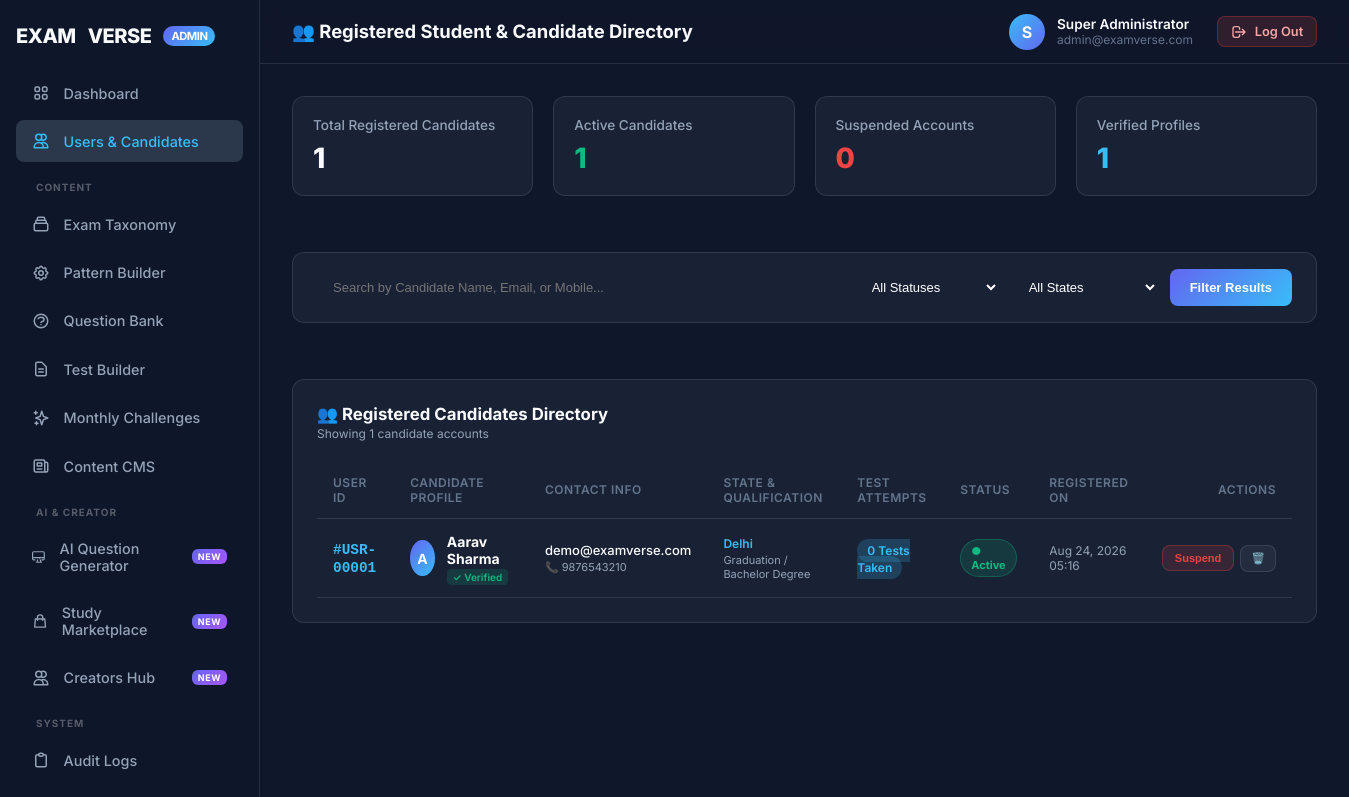
Page /admin/index.php?page=users (signed in) on the committed database.
### tables this page shows
CREATE TABLE IF NOT EXISTS `users` (
    `id` INT AUTO_INCREMENT PRIMARY KEY,
    `full_name` VARCHAR(150) NOT NULL,
    `email` VARCHAR(150) NOT NULL UNIQUE,
    `mobile` VARCHAR(20) NOT NULL UNIQUE,
    `password_hash` VARCHAR(255) NOT NULL,
    `state_id` INT NULL,
    `qualification_id` INT NULL,
    `is_verified` TINYINT(1) DEFAULT 0,
    `status` ENUM('active', 'suspended', 'pending') DEFAULT 'active',
    `created_at` TIMESTAMP DEFAULT CURRENT_TIMESTAMP,
    `updated_at` TIMESTAMP DEFAULT CURRENT_TIMESTAMP ON UPDATE CURRENT_TIMESTAMP,
    FOREIGN KEY (`state_id`) REFERENCES `states`(`id`) ON DELETE SET NULL,
    FOREIGN KEY (`qualification_id`) REFERENCES `qualifications`(`id`) ON DELETE SET NULL
);

CREATE TABLE IF NOT EXISTS `states` (
    `id` INT AUTO_INCREMENT PRIMARY KEY,
    `code` VARCHAR(10) NOT NULL UNIQUE,
    `name` VARCHAR(100) NOT NULL,
    `created_at` TIMESTAMP DEFAULT CURRENT_TIMESTAMP
);

CREATE TABLE IF NOT EXISTS `qualifications` (
    `id` INT AUTO_INCREMENT PRIMARY KEY,
    `code` VARCHAR(50) NOT NULL UNIQUE,
    `name` VARCHAR(100) NOT NULL,
    `created_at` TIMESTAMP DEFAULT CURRENT_TIMESTAMP
);

### admin/pages/users.php (the view, shortened to what this page needs)
<?php
$db = Database::getConnection();
$search = isset($_GET['search']) ? trim($_GET['search']) : '';
$totalUsers = $db->query("SELECT COUNT(*) FROM users")->fetchColumn();
$activeUsers = $db->query("SELECT COUNT(*) FROM users WHERE status = 'active'")->fetchColumn();
$suspendedUsers = $db->query("SELECT COUNT(*) FROM users WHERE status = 'suspended'")->fetchColumn();
$verifiedUsers = $db->query("SELECT COUNT(*) FROM users WHERE is_verified = 1")->fetchColumn();
$params = [];
$whereSql = '';
$sql = "
    SELECT u.*,
           s.name as state_name,
           q.name as qualification_name,
           (SELECT COUNT(*) FROM test_attempts WHERE user_id = u.id) as total_attempts
    FROM users u
    LEFT JOIN states s ON u.state_id = s.id
    LEFT JOIN qualifications q ON u.qualification_id = q.id
    {$whereSql}
    ORDER BY u.id DESC
";
$stmt = $db->prepare($sql);
$stmt->execute($params);
$users = $stmt->fetchAll(PDO::FETCH_ASSOC);
?>
<div style="display: flex; flex-direction: column; gap: 1.5rem;">
    <div class="metrics-grid">
        <div class="metric-card">
            <div class="metric-title">Total Registered Candidates</div>
            <div class="metric-value"><?php echo number_format($totalUsers); ?></div>
        </div>
        <div class="metric-card">
            <div class="metric-title">Active Candidates</div>
            <div class="metric-value" style="color: #10b981;"><?php echo number_format($activeUsers); ?></div>
        </div>
        <div class="metric-card">
            <div class="metric-title">Suspended Accounts</div>
            <div class="metric-value" style="color: #ef4444;"><?php echo number_format($suspendedUsers); ?></div>
        </div>
        <div class="metric-card">
            <div class="metric-title">Verified Profiles</div>
            <div class="metric-value" style="color: #38bdf8;"><?php echo number_format($verifiedUsers); ?></div>
        </div>
    </div>
    <div class="table-card" style="padding: 16px 24px;">
        <form method="get" action="index.php" style="display: flex; flex-wrap: wrap; gap: 12px; align-items: center; justify-content: space-between;">
            <div style="display: flex; gap: 12px; flex-wrap: wrap; flex: 1;">
                <input type="text" name="search" placeholder="Search by Candidate Name, Email, or Mobile..." value="<?php echo htmlspecialchars($search); ?>"
                       style="background: var(--bg-dark); border: 1px solid var(--border-glass); color: #fff; padding: 10px 16px; border-radius: 10px; font-size: 13px; min-width: 280px; flex: 1;">
                <select name="status" style="background: var(--bg-dark); border: 1px solid var(--border-glass); color: #fff; padding: 10px 14px; border-radius: 10px; font-size: 13px;">
                    <option value="">All Statuses</option>
                </select>
                <select name="state_id" style="background: var(--bg-dark); border: 1px solid var(--border-glass); color: #fff; padding: 10px 14px; border-radius: 10px; font-size: 13px;">
                    <option value="0">All States</option>
                </select>
                <button type="submit" class="btn btn-primary" style="padding: 10px 20px; font-size: 13px;">Filter Results</button>
            </div>
        </form>
    </div>
    <div class="table-card">
        <div class="table-header" style="display: flex; justify-content: space-between; align-items: center;">
            <div>
                <div class="table-title">👥 Registered Candidates Directory</div>
                <div style="font-size: 12px; color: var(--text-secondary); margin-top: 2px;">
                    Showing <?php echo count($users); ?> candidate accounts
                </div>
            </div>
        </div>
        <table style="width: 100%; border-collapse: collapse;">
            <thead>
                <tr>
                    <th>User ID</th>
                    <th>Candidate Profile</th>
                    <th>Contact Info</th>
                    <th>State & Qualification</th>
                    <th>Test Attempts</th>
                    <th>Status</th>
                    <th>Registered On</th>
                    <th style="text-align: right;">Actions</th>
                </tr>
            </thead>
            <tbody>
                <?php if (empty($users)): ?>
                    <tr>
                        <td colspan="8" style="text-align: center; color: var(--text-muted); padding: 40px;">
                            No registered candidates found matching your criteria.
                        </td>
                    </tr>
                <?php else: ?>
                    <?php foreach ($users as $u): ?>
                        <tr>
                            <td>
                                <span style="font-weight: 700; color: #38bdf8; font-family: monospace;">#USR-<?php echo sprintf('%05d', $u['id']); ?></span>
                            </td>
                            <td>
                                <div style="display: flex; align-items: center; gap: 12px;">
                                    <div style="width: 36px; height: 36px; border-radius: 50%; background: linear-gradient(135deg, #6366f1, #38bdf8); display: flex; align-items: center; justify-content: center; font-weight: 700; color: #fff; font-size: 14px;">
                                        <?php echo strtoupper(substr($u['full_name'], 0, 1)); ?>
                                    </div>
                                    <div>
                                        <div style="font-weight: 700; color: #ffffff; font-size: 14px;"><?php echo htmlspecialchars($u['full_name']); ?></div>
                                        <?php if ($u['is_verified']): ?>
                                            <span style="font-size: 10px; color: #10b981; background: rgba(16, 185, 129, 0.15); padding: 2px 6px; border-radius: 4px; font-weight: 600;">✓ Verified</span>
                                        <?php else: ?>
                                            <span style="font-size: 10px; color: #f59e0b; background: rgba(245, 158, 11, 0.15); padding: 2px 6px; border-radius: 4px; font-weight: 600;">Unverified</span>
                                        <?php endif; ?>
                                    </div>
                                </div>
                            </td>
                            <td>
                                <div style="font-size: 13px; color: #f8fafc; font-weight: 500;"><?php echo htmlspecialchars($u['email']); ?></div>
                                <div style="font-size: 11px; color: #94a3b8; margin-top: 2px;">📞 <?php echo htmlspecialchars($u['mobile']); ?></div>
                            </td>
                            <td>
                                <div style="font-size: 12px; color: #38bdf8; font-weight: 600;"><?php echo htmlspecialchars($u['state_name'] ?: 'Not Specified'); ?></div>
                                <div style="font-size: 11px; color: #94a3b8; margin-top: 2px;"><?php echo htmlspecialchars($u['qualification_name'] ?: 'N/A'); ?></div>
                            </td>
                            <td>
                                <span class="badge badge-info" style="font-size: 12px; padding: 4px 10px;">
                                    <?php echo number_format($u['total_attempts']); ?> Tests Taken
                                </span>
                            </td>
                            <td>
                                <?php if ($u['status'] === 'active'): ?>
                                    <span style="background: rgba(16, 185, 129, 0.15); color: #10b981; border: 1px solid rgba(16, 185, 129, 0.3); padding: 4px 10px; border-radius: 20px; font-size: 11px; font-weight: 700; display: inline-block;">
                                        ● Active
                                    </span>
                                <?php else: ?>
                                    <span style="background: rgba(239, 68, 68, 0.15); color: #ef4444; border: 1px solid rgba(239, 68, 68, 0.3); padding: 4px 10px; border-radius: 20px; font-size: 11px; font-weight: 700; display: inline-block;">
                                        ⛔ Suspended
                                    </span>
                                <?php endif; ?>
                            </td>
                            <td style="font-size: 12px; color: #94a3b8;">
                                <?php echo date('M d, Y H:i', strtotime($u['created_at'])); ?>
                            </td>
                            <td style="text-align: right;">
                                <div style="display: flex; gap: 6px; justify-content: flex-end;">
                                    <form method="post" style="display: inline;" onsubmit="return confirm('Change status for <?php echo addslashes($u['full_name']); ?>?');">
                                        <?php if ($u['status'] === 'active'): ?>
                                            <button type="submit" style="background: rgba(239,68,68,0.15); color: #ef4444; border: 1px solid rgba(239,68,68,0.3); padding: 6px 12px; border-radius: 8px; font-size: 11px; font-weight: 600; cursor: pointer;">
                                                Suspend
                                            </button>
                                        <?php endif; ?>
                                    </form>
                                    <form method="post" style="display: inline;" onsubmit="return confirm('PERMANENTLY DELETE candidate <?php echo addslashes($u['full_name']); ?>?');">
                                        <button type="submit" style="background: rgba(255,255,255,0.05); color: #64748b; border: 1px solid rgba(255,255,255,0.1); padding: 6px 10px; border-radius: 8px; font-size: 11px; cursor: pointer;">
                                            🗑️
                                        </button>
                                    </form>
                                </div>
                            </td>
                        </tr>
                    <?php endforeach; ?>
                <?php endif; ?>
            </tbody>
        </table>
    </div>
</div>

### admin/assets/style.css (style rules this page uses)
:root { --bg-main: #0f172a; --bg-card: rgba(30, 41, 59, 0.7); --bg-card-hover: rgba(51, 65, 85, 0.8); --border-color: rgba(255, 255, 255, 0.1); --accent-blue: #38bdf8; --accent-indigo: #6366f1; --accent-emerald: #10b981; --accent-amber: #f59e0b; --text-primary: #f8fafc; --text-secondary: #94a3b8; --text-muted: #64748b; --radius-sm: 8px; --radius-md: 12px; --radius-lg: 18px; --font-main: 'Inter', system-ui, -apple-system, sans-serif; }
* { margin: 0; padding: 0; box-sizing: border-box; }
body { font-family: var(--font-main); background-color: var(--bg-main); color: var(--text-primary); min-height: 100vh; display: flex; overflow-x: hidden; }
.metrics-grid { display: grid; grid-template-columns: repeat(auto-fit, minmax(220px, 1fr)); gap: 1.25rem; margin-bottom: 2rem; }
.metric-card { background: var(--bg-card); border: 1px solid var(--border-color); border-radius: var(--radius-md); padding: 1.25rem; display: flex; flex-direction: column; gap: 0.5rem; backdrop-filter: blur(8px); transition: transform 0.2s ease; }
.metric-title { font-size: 0.85rem; color: var(--text-secondary); font-weight: 500; }
.metric-value { font-size: 1.75rem; font-weight: 800; color: var(--text-primary); }
.table-card { background: var(--bg-card); border: 1px solid var(--border-color); border-radius: var(--radius-md); padding: 1.5rem; backdrop-filter: blur(8px); margin-bottom: 2rem; }
.table-header { display: flex; align-items: center; justify-content: space-between; margin-bottom: 1.25rem; }
.table-title { font-size: 1.05rem; font-weight: 700; }
table { width: 100%; border-collapse: collapse; font-size: 0.9rem; }
th, td { padding: 0.85rem 1rem; text-align: left; border-bottom: 1px solid var(--border-color); }
th { color: var(--text-muted); font-weight: 600; text-transform: uppercase; font-size: 0.75rem; letter-spacing: 0.5px; }
.btn { display: inline-flex; align-items: center; gap: 0.5rem; padding: 0.6rem 1.2rem; border-radius: var(--radius-sm); font-size: 0.85rem; font-weight: 600; cursor: pointer; border: none; transition: all 0.2s ease; text-decoration: none; }
.btn-primary { background: linear-gradient(135deg, var(--accent-indigo), var(--accent-blue)); color: #fff; }
.badge { padding: 3px 8px; border-radius: 12px; font-size: 0.75rem; font-weight: 600; }
.badge-info { background: rgba(56, 189, 248, 0.2); color: var(--accent-blue); }

### rows in the picture
users: id "00001", full_name "A", full_name "Aarav Sharma", is_verified "✓ Verified", email "demo@examverse.com", mobile "9876543210", state.name "Delhi", qualification.name "Graduation / Bachelor Degree", total_attempts "0", status "● Active", created_at "Aug 24, 2026 05:16"

### other values in the picture
$title "👥 Registered Student & Candidate Directory"
$initial "S"
$adminUser['full_name'] "Super Administrator"
$adminUser['email'] "admin@examverse.com"
$totalUsers "1"
$activeUsers "1"
$suspendedUsers "0"
$verifiedUsers "1"
count($users) "1"
